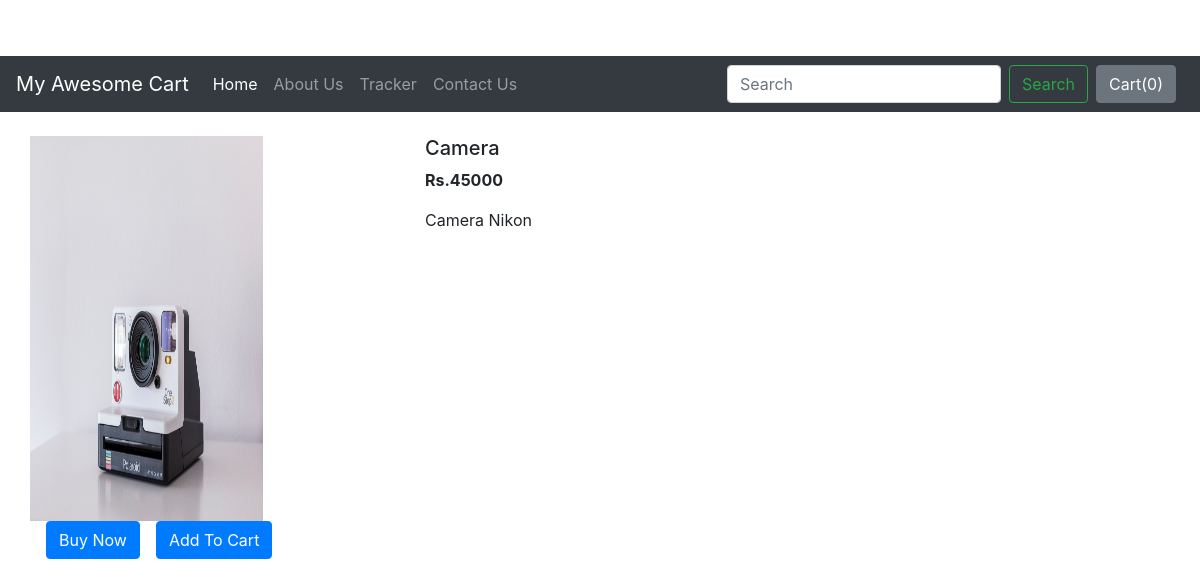
The page /shop/products/1 on the database its author committed.
### shop/models.py (models this page shows, shortened)
class Product(models.Model):
    product_id=models.AutoField
    product_name= models.CharField(max_length=50)
    category=models.CharField(max_length=50, default="")
    subcategory=models.CharField(max_length=50, default="")
    price= models.IntegerField(default=0)
    desc=models.CharField(max_length=300)
    pub_date=models.DateField()
    image=models.ImageField(upload_to="shop/images",default="")

### shop/views.py (the view)
# urls.py: path('products/<int:myid>',views.productview,name="Search"),
def productview(request, myid):
    product = Product.objects.filter(id=myid)
    return render(request, 'shop/prodView.html', {'product':product[0]})

### shop/templates/shop/prodview.html (shortened to what this page needs)
{% extends 'shop/basic.html' %}
{% block body %}
<div class="container my-4">
    <div class="row">
        <div class="col-md-4">
            <div class="row">
                <img src="/media/{{product.image}}" width="233px" height="385px">
            </div>
            <div class="row">
                <button class="btn btn-primary mx-3">Buy Now</button>
                <button class="btn btn-primary">Add To Cart</button>
            </div>
        </div>
        <div class="col-md-8">
            <h5>{{product.product_name}}</h5>
            <p><b>Rs.{{product.price}} </b></p>
            <p>{{product.desc}}</p>
        </div>
    </div>
</div>
{% endblock %}

### shop/templates/shop/basic.html (style rules this page uses)
body { padding-top: 56px; }

### rows shown on the page
Product: image (picture), product_name "Camera", price "45000", desc "Camera Nikon"
